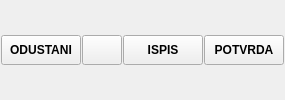
    <widget class="QFrame" name="frame_8">
     <property name="sizePolicy">
      <sizepolicy hsizetype="Preferred" vsizetype="Maximum">
       <horstretch>0</horstretch>
       <verstretch>0</verstretch>
      </sizepolicy>
     </property>
     <property name="frameShape">
      <enum>QFrame::NoFrame</enum>
     </property>
     <property name="frameShadow">
      <enum>QFrame::Raised</enum>
     </property>
     <layout class="QHBoxLayout" name="horizontalLayout_11">
      <property name="spacing">
       <number>1</number>
      </property>
      <property name="leftMargin">
       <number>1</number>
      </property>
      <property name="topMargin">
       <number>1</number>
      </property>
      <property name="rightMargin">
       <number>1</number>
      </property>
      <property name="bottomMargin">
       <number>1</number>
      </property>
      <item>
       <widget class="QPushButton" name="btnOdustani">
        <property name="minimumSize">
         <size>
          <width>0</width>
          <height>30</height>
         </size>
        </property>
        <property name="font">
         <font>
          <weight>75</weight>
          <bold>true</bold>
         </font>
        </property>
        <property name="cursor">
         <cursorShape>PointingHandCursor</cursorShape>
        </property>
        <property name="text">
         <string>ODUSTANI</string>
        </property>
        <property name="icon">
         <iconset resource="../../../resources/DonatForm.qrc">
          <normaloff>:/InDonat/Forms/images/CLOSE.GIF</normaloff>:/InDonat/Forms/images/CLOSE.GIF</iconset>
        </property>
       </widget>
      </item>
      <item>
       <widget class="QPushButton" name="pushButton_3">
        <property name="minimumSize">
         <size>
          <width>0</width>
          <height>30</height>
         </size>
        </property>
        <property name="font">
         <font>
          <weight>75</weight>
          <bold>true</bold>
         </font>
        </property>
        <property name="cursor">
         <cursorShape>PointingHandCursor</cursorShape>
        </property>
       </widget>
      </item>
      <item>
       <widget class="QPushButton" name="btnIspis">
        <property name="minimumSize">
         <size>
          <width>0</width>
          <height>30</height>
         </size>
        </property>
        <property name="font">
         <font>
          <weight>75</weight>
          <bold>true</bold>
         </font>
        </property>
        <property name="cursor">
         <cursorShape>PointingHandCursor</cursorShape>
        </property>
        <property name="text">
         <string>ISPIS</string>
        </property>
        <property name="icon">
         <iconset resource="../../../resources/DonatForm.qrc">
          <normaloff>:/InDonat/Forms/images/print.gif</normaloff>:/InDonat/Forms/images/print.gif</iconset>
        </property>
       </widget>
      </item>
      <item>
       <widget class="QPushButton" name="btnPotvrda">
        <property name="minimumSize">
         <size>
          <width>0</width>
          <height>30</height>
         </size>
        </property>
        <property name="font">
         <font>
          <weight>75</weight>
          <bold>true</bold>
         </font>
        </property>
        <property name="cursor">
         <cursorShape>PointingHandCursor</cursorShape>
        </property>
        <property name="text">
         <string>POTVRDA</string>
        </property>
        <property name="icon">
         <iconset resource="../../../resources/DonatForm.qrc">
          <normaloff>:/InDonat/Forms/images/OK.gif</normaloff>:/InDonat/Forms/images/OK.gif</iconset>
        </property>
       </widget>
      </item>
     </layout>
    </widget>
